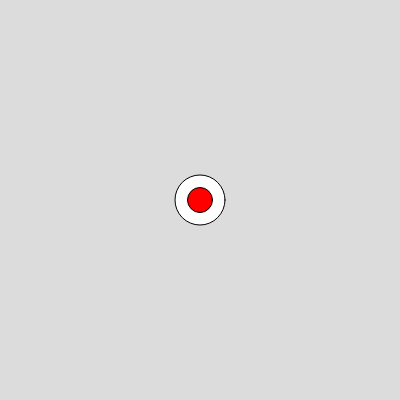
Frame 1 (no input)
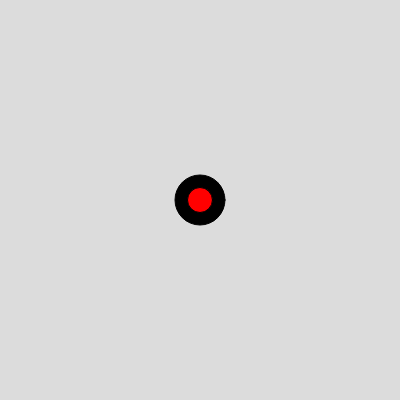
Frame 60 (no input)
Frame 120 (the mouse pressed at the canvas centre since frame 60): identical to frame 60, image omitted

The p5.js sketch that drew these frames (run headless with seeded random() and noise() and a simulated clock; from frame 60 on, the mouse is pressed at the canvas centre):

// p5.js sketch
// ── sketch.js
function setup() {
  createCanvas(400, 400);
}

function draw() {
  background(220);
  circle(200, 200, 50);
  fill(255, 0, 0);
  circle(200, 200, 25);
  fill(0);
}
